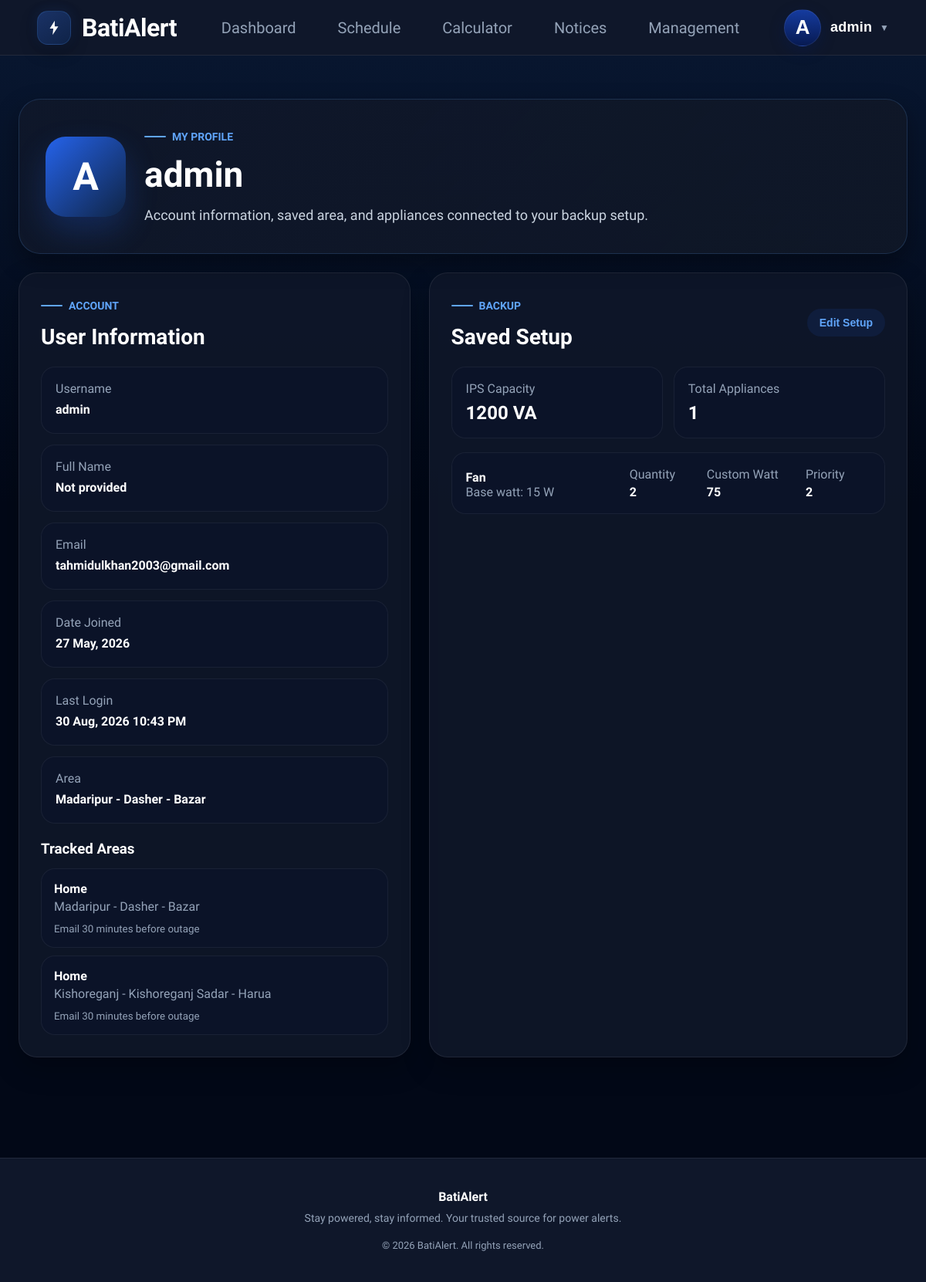
The page /users/profile/ (signed in) on the database its author committed.
### users/models.py (models this page shows, shortened)
class UserProfile(models.Model):
    user = models.OneToOneField(
        User,
        on_delete=models.CASCADE
    )
    area = models.ForeignKey(
        Area,
        on_delete=models.SET_NULL,
        null=True,
        blank=True
    )

class SavedArea(models.Model):
    user = models.ForeignKey(
        User,
        on_delete=models.CASCADE,
        related_name="saved_areas"
    )
    area = models.ForeignKey(
        Area,
        on_delete=models.CASCADE
    )
    label = models.CharField(
        max_length=80,
        default="Home"
    )
    email_alerts = models.BooleanField(
        default=True
    )
    alert_minutes_before = models.PositiveIntegerField(
        default=30
    )
    is_primary = models.BooleanField(
        default=False
    )
    created_at = models.DateTimeField(
        auto_now_add=True
    )
    class Meta:
        unique_together = (
            "user",
            "area",
            "label",
        )

class SavedSetup(models.Model):
    user = models.OneToOneField(
        User,
        on_delete=models.CASCADE
    )
    ips_capacity = models.IntegerField()

class SetupAppliance(models.Model):
    setup = models.ForeignKey(
        SavedSetup,
        on_delete=models.CASCADE,
        related_name="items"
    )
    appliance = models.ForeignKey(
        Appliance,
        on_delete=models.CASCADE
    )
    quantity = models.PositiveIntegerField()
    custom_watt = models.PositiveIntegerField(
        null=True,
        blank=True
    )
    priority = models.PositiveIntegerField()

### core/models.py (models this page shows, shortened)
class Area(models.Model):
    district = models.CharField(max_length=100)
    upazila = models.CharField(max_length=100)
    area_name = models.CharField(max_length=100)
    def __str__(self):
        return (
            f"{self.district} - "
            f"{self.upazila} - "
            f"{self.area_name}"
        )

class Appliance(models.Model):
    name = models.CharField(
        max_length=100
    )
    watt = models.IntegerField()

### users/views.py (the view)
@login_required(login_url="login")
def profile(request):
    user_profile = (
        UserProfile.objects
        .filter(user=request.user)
        .select_related("area")
        .first()
    )
    setup = (
        SavedSetup.objects
        .filter(user=request.user)
        .prefetch_related("items__appliance")
        .first()
    )
    setup_items = (
        setup.items.all()
        if setup
        else []
    )
    context = {
        "user_profile": user_profile,
        "setup": setup,
        "setup_items": setup_items,
        "saved_areas": SavedArea.objects.filter(
            user=request.user
        ).select_related("area"),
        "areas": Area.objects.all().order_by(
            "district",
            "upazila",
            "area_name"
        ),
    }
    return render(
        request,
        "profile.html",
        context
    )

### users/context_processors.py (called while the page is built)
def appliance_context(request):
    return {
        "appliances":
        Appliance.objects.all()
    }

### templates/profile.html
{% extends 'base.html' %}
{% block content %}
<section class="profile-section-page">
    <div class="profile-container-page">
        <div class="profile-cover">
            <div class="profile-large-avatar">
                {{ request.user.username|first|upper }}
            </div>
            <div>
                <span class="home-kicker">My Profile</span>
                <h1>{{ request.user.username }}</h1>
                <p>Account information, saved area, and appliances connected to your backup setup.</p>
            </div>
        </div>
        <div class="profile-page-grid">
            <section class="profile-info-panel">
                <div class="dashboard-panel-header">
                    <div>
                        <span class="home-kicker">Account</span>
                        <h2>User Information</h2>
                    </div>
                </div>
                <div class="profile-info-list">
                    <div>
                        <span>Username</span>
                        <strong>{{ request.user.username }}</strong>
                    </div>
                    <div>
                        <span>Full Name</span>
                        <strong>{{ request.user.first_name|default:"Not provided" }}</strong>
                    </div>
                    <div>
                        <span>Email</span>
                        <strong>{{ request.user.email|default:"Not provided" }}</strong>
                    </div>
                    <div>
                        <span>Date Joined</span>
                        <strong>{{ request.user.date_joined|date:"d M, Y" }}</strong>
                    </div>
                    <div>
                        <span>Last Login</span>
                        <strong>{{ request.user.last_login|date:"d M, Y h:i A"|default:"Not available" }}</strong>
                    </div>
                    <div>
                        <span>Area</span>
                        <strong>
                            {% if user_profile and user_profile.area %}
                                {{ user_profile.area }}
                            {% else %}
                                Not selected
                            {% endif %}
                        </strong>
                    </div>
                </div>
                <div class="profile-saved-areas">
                    <h3>Tracked Areas</h3>
                    {% for saved_area in saved_areas %}
                    <div class="profile-area-row">
                        <div>
                            <strong>{{ saved_area.label }}</strong>
                            <span>{{ saved_area.area }}</span>
                        </div>
                        <small>
                            {% if saved_area.email_alerts %}
                                Email {{ saved_area.alert_minutes_before }} minutes before outage
                            {% else %}
                                Email alerts off
                            {% endif %}
                        </small>
                    </div>
                    {% empty %}
                    <div class="dashboard-empty compact">
                        <p>No tracked areas yet.</p>
                    </div>
                    {% endfor %}
                </div>
            </section>
            <section class="profile-info-panel">
                <div class="dashboard-panel-header">
                    <div>
                        <span class="home-kicker">Backup</span>
                        <h2>Saved Setup</h2>
                    </div>
                    <button type="button" class="dashboard-link open-setup-modal">
                        Edit Setup
                    </button>
                </div>
                <div class="profile-setup-summary">
                    <div>
                        <span>IPS Capacity</span>
                        <strong>
                            {% if setup %}
                                {{ setup.ips_capacity }} VA
                            {% else %}
                                Not saved
                            {% endif %}
                        </strong>
                    </div>
                    <div>
                        <span>Total Appliances</span>
                        <strong>{{ setup_items|length }}</strong>
                    </div>
                </div>
                <div class="profile-appliance-table">
                    {% for item in setup_items %}
                    <div class="profile-appliance-item">
                        <div>
                            <strong>{{ item.appliance.name }}</strong>
                            <span>Base watt: {{ item.appliance.watt }} W</span>
                        </div>
                        <div>
                            <span>Quantity</span>
                            <strong>{{ item.quantity }}</strong>
                        </div>
                        <div>
                            <span>Custom Watt</span>
                            <strong>{{ item.custom_watt|default:"Default" }}</strong>
                        </div>
                        <div>
                            <span>Priority</span>
                            <strong>{{ item.priority }}</strong>
                        </div>
                    </div>
                    {% empty %}
                    <div class="dashboard-empty">
                        <h3>No appliances saved</h3>
                        <p>Your saved appliances will appear here after you add a backup setup.</p>
                    </div>
                    {% endfor %}
                </div>
            </section>
        </div>
    </div>
</section>
{% endblock %}

### templates/navbar.html (shortened to what this page needs)
<nav class="navbar">
  <div class="navbar-left">
    <a href="{% url "home" %}"
       class="brand">
    <div class="brand-logo">
        <svg
            viewBox="0 0 24 24"
            width="22"
            height="22"
            fill="none">
            <path
                d="M13 2L6 13H11L10 22L18 10H13V2Z"
                fill="white"/>
        </svg>
    </div>
    <span class="brand-text">
        BatiAlert
    </span>
</a>
  </div>
  <div class="navbar-center">
    <a href="{% url "dashboard" %}"
       class="nav-link protected-link">
        Dashboard
    </a>
    <a href="{% url "schedule" %}"
       class="nav-link protected-link">
        Schedule
    </a>
    <a href="{% url "calculator" %}"
       class="nav-link protected-link">
        Calculator
    </a>
    <a href="{% url "notices" %}"
       class="nav-link protected-link">
        Notices
    </a>
    {% if request.user.is_staff %}
    <a href="{% url "management_dashboard" %}"
       class="nav-link">
        Management
    </a>
    {% endif %}
</div>
  <div class="navbar-right">
    {% if request.user.is_authenticated %}
        <button
            id="profileBtn"
            class="profile-btn">
            <div class="profile-avatar">
                {{ request.user.username|first|upper }}
            </div>
            <span class="profile-name">
                {{ request.user.username }}
            </span>
           <span class="dropdown-arrow">
  ▼
</span>
        </button>
    {% endif %}
</div>
</nav>

### rows shown on the page
UserProfile: area "Madaripur - Dasher - Bazar"
SavedArea: label "Home", area "Madaripur - Dasher - Bazar", alert_minutes_before "30"
SavedArea: label "Home", area "Kishoreganj - Kishoreganj Sadar - Harua", alert_minutes_before "30"
SavedSetup: ips_capacity "1200"
SetupAppliance: appliance.name "Fan", appliance.watt "15", quantity "2", custom_watt "75", priority "2"

### other values the page prints
{{ request.user.username|first|upper }} "A"
{{ request.user.username }} "admin"
{{ request.user.first_name|default:"Not provided" }} "Not provided"
{{ request.user.email|default:"Not provided" }} "tahmidulkhan2003@gmail.com"
{{ request.user.date_joined|date:"d M, Y" }} "27 May, 2026"
{{ request.user.last_login|date:"d M, Y h:i A"|default:"Not available" }} "30 Aug, 2026 10:43 PM"
{{ setup_items|length }} "1"
